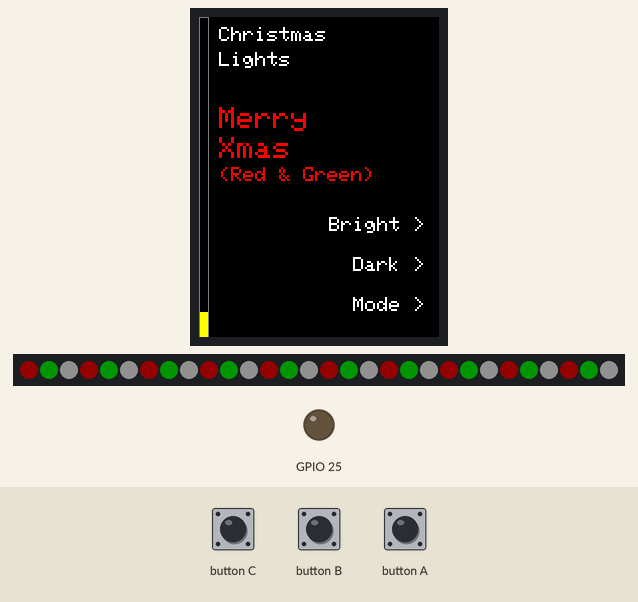
A program run on a simulated ESP32. Shown: 240×320 colour display, 30 RGB LEDs in strip order, left to right, output pins drawn as LEDs (lit = HIGH). The inputs (shaded band) are chosen by the test bench. Dim RGB values are drawn brighter than linear; random numbers use the default seed unless the program sets one.

Above: at 0.93 s.
1.5 s: button A pressed for 0.15 s
At 2.16 s:
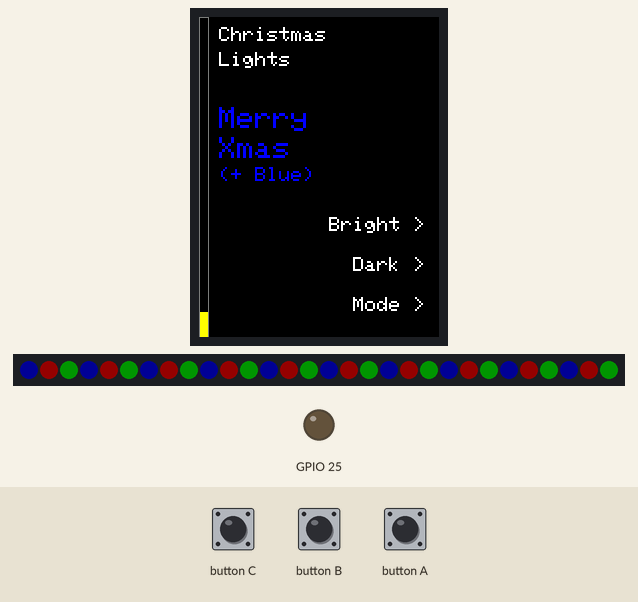
2.2 s: button A pressed for 1 s
At 2.38 s:
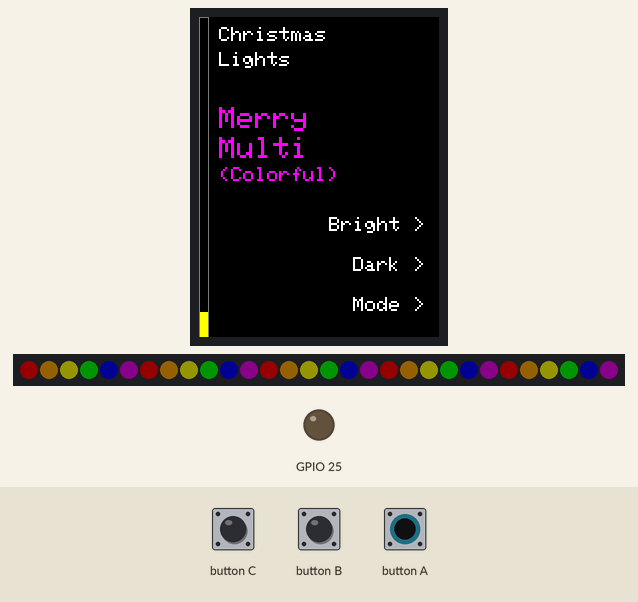
3.8 s: button A pressed for 0.15 s
At 4.3 s:
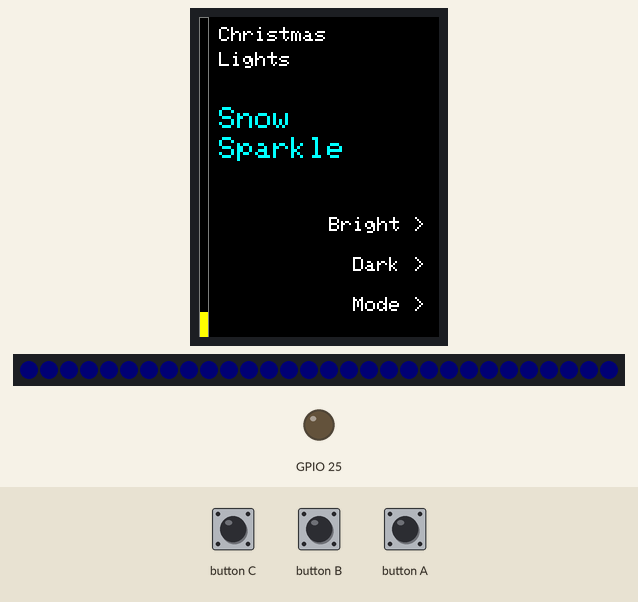
4.5 s: button C pressed for 0.15 s
5.2 s: button B pressed for 0.15 s
5.9 s: button A pressed for 3.2 s
At 6.03 s:
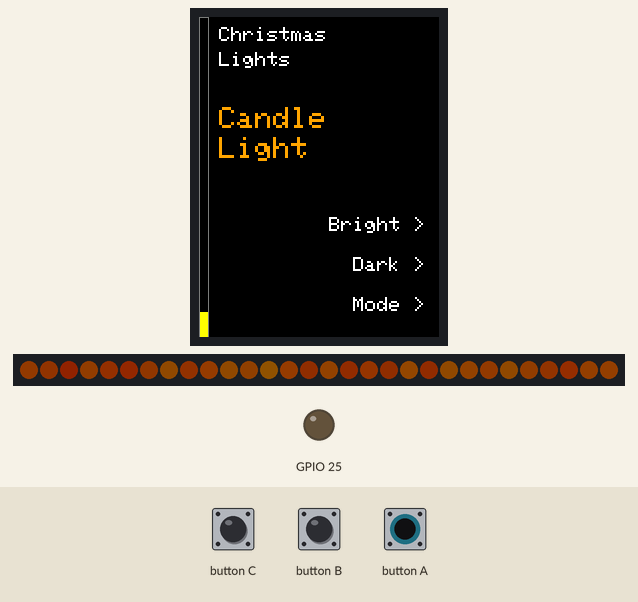

The program:

main.cpp
```cpp
/**
 * M5Stack Basic + NeoPixel Christmas Illumination
 * * 機能 (ユーザー指定のボタン配置: 上からC, B, A):
 * - ボタンC (上): 明るさアップ
 * - ボタンB (中): 明るさダウン
 * - ボタンA (下): モード切り替え
 * * 画面設定: Rotation 2 (縦画面、ガイド右側)
 * * 更新: 明るさバーを縦方向に変更（画面左端）
 */

#include <M5Stack.h>
#include <Adafruit_NeoPixel.h>

// ==========================================
// 設定エリア
// ==========================================
// GPIO 21（Port Aの赤いコネクタのピンを使用可能）
#define PIN            21
#define NUM_LEDS       30   // LEDの数 (ここで定数指定)
#define DEFAULT_BRIGHT 20   // 初期の明るさ (0-255)

// NeoPixelインスタンスの作成
Adafruit_NeoPixel pixels(NUM_LEDS, PIN, NEO_GRB + NEO_KHZ800);

// モード定義
enum Mode {
  MODE_MERRY_XMAS = 0,      // 赤と緑
  MODE_MERRY_XMAS_BLUE,     // 赤と緑と青
  MODE_MERRY_XMAS_MULTI,    // カラフル
  MODE_SNOW_SPARKLE,        // 白ベースにキラキラ（ふわっとVer）
  MODE_CANDLE,              // 暖色のゆらぎ
  MODE_OFF,                 // 消灯
  MODE_COUNT                // モード数カウント用
};

int currentMode = MODE_MERRY_XMAS;
int currentBrightness = DEFAULT_BRIGHT;
unsigned long lastUpdate = 0;

// Snow Sparkle用の状態管理配列
float sparkleLevel[NUM_LEDS];
float sparkleStep[NUM_LEDS];

// 関数プロトタイプ宣言
void drawScreen();
void effectMerryXmas();
void effectMerryXmasBlue();
void effectMerryXmasMulti();
void effectSnowSparkle();
void effectCandle();
void clearLeds();
void resetSparkleVars();

void setup() {
  // LCD, SD, Serialは有効、I2Cは無効(false)にして干渉を避ける
  M5.begin(true, true, true, false);
  M5.Power.begin();

  // スピーカーのDAC出力無効化
  dacWrite(25, 0);

  // 画面の向きを設定: 2
  M5.Lcd.setRotation(2);

  // ピンを出力モードに設定
  pinMode(PIN, OUTPUT);

  pixels.begin();
  pixels.setBrightness(currentBrightness);
  pixels.clear();
  pixels.show(); // 初期化時は消灯

  // 変数初期化
  resetSparkleVars();

  drawScreen();
}

void loop() {
  M5.update();

  // --- ボタン操作 ---
  // 物理配置: 上からBtnC, BtnB, BtnAの順

  // ボタンC (一番上): 明るくする
  if (M5.BtnC.wasPressed()) {
    currentBrightness = min(255, currentBrightness + 5);
    pixels.setBrightness(currentBrightness);
    pixels.show();
    drawScreen();
  }

  // ボタンB (真ん中): 暗くする
  if (M5.BtnB.wasPressed()) {
    currentBrightness = max(5, currentBrightness - 5);
    pixels.setBrightness(currentBrightness);
    pixels.show();
    drawScreen();
  }

  // ボタンA (一番下): モード変更
  if (M5.BtnA.wasPressed()) {
    currentMode++;
    if (currentMode >= MODE_COUNT) {
      currentMode = 0;
    }
    drawScreen();
    // モード切り替え時に一度リセット・変数のクリア
    clearLeds();
    if (currentMode == MODE_SNOW_SPARKLE) {
      resetSparkleVars();
    }
  }

  // --- エフェクト処理 ---
  switch (currentMode) {
    case MODE_MERRY_XMAS:
      effectMerryXmas();
      break;
    case MODE_MERRY_XMAS_BLUE:
      effectMerryXmasBlue();
      break;
    case MODE_MERRY_XMAS_MULTI:
      effectMerryXmasMulti();
      break;
    case MODE_SNOW_SPARKLE:
      effectSnowSparkle();
      break;
    case MODE_CANDLE:
      effectCandle();
      break;
    case MODE_OFF:
      // 何もしない
      break;
  }
}

// --------------------------------------------------
// エフェクトロジック
// --------------------------------------------------

void resetSparkleVars() {
  for (int i = 0; i < NUM_LEDS; i++) {
    sparkleLevel[i] = 0;
    sparkleStep[i] = 0;
  }
}

// モード1: 赤と緑が流れる
void effectMerryXmas() {
  static int offset = 0;
  if (millis() - lastUpdate < 200) return;
  lastUpdate = millis();

  for (int i = 0; i < NUM_LEDS; i++) {
    if ((i + offset) % 3 == 0) {
      pixels.setPixelColor(i, pixels.Color(255, 0, 0)); // 赤
    } else if ((i + offset) % 3 == 1) {
      pixels.setPixelColor(i, pixels.Color(0, 255, 0)); // 緑
    } else {
      pixels.setPixelColor(i, pixels.Color(200, 200, 200)); // 白
    }
  }
  pixels.show();
  offset++;
  if (offset >= 3) offset = 0;
}

// モード2: 赤と緑と青が流れる
void effectMerryXmasBlue() {
  static int offset = 0;
  if (millis() - lastUpdate < 200) return;
  lastUpdate = millis();

  for (int i = 0; i < NUM_LEDS; i++) {
    // 3色のローテーション (赤 -> 緑 -> 青)
    if ((i + offset) % 3 == 0) {
      pixels.setPixelColor(i, pixels.Color(255, 0, 0)); // 赤
    } else if ((i + offset) % 3 == 1) {
      pixels.setPixelColor(i, pixels.Color(0, 255, 0)); // 緑
    } else {
      pixels.setPixelColor(i, pixels.Color(0, 0, 255)); // 青
    }
  }
  pixels.show();
  offset++;
  if (offset >= 3) offset = 0;
}

// モード3: マルチカラー (赤,緑,青,黄,紫,橙)
void effectMerryXmasMulti() {
  static int offset = 0;
  if (millis() - lastUpdate < 200) return;
  lastUpdate = millis();

  // 6色のパレット
  uint32_t colors[6] = {
    pixels.Color(255, 0, 0),   // 赤
    pixels.Color(255, 165, 0), // オレンジ
    pixels.Color(255, 255, 0), // 黄
    pixels.Color(0, 255, 0),   // 緑
    pixels.Color(0, 0, 255),   // 青
    pixels.Color(128, 0, 128)  // 紫
  };

  for (int i = 0; i < NUM_LEDS; i++) {
    int colorIndex = (i + offset) % 6;
    pixels.setPixelColor(i, colors[colorIndex]);
  }
  pixels.show();
  offset++;
  if (offset >= 6) offset = 0;
}

// モード4: 雪のきらめき（ふわっとVer）
void effectSnowSparkle() {
  if (millis() - lastUpdate < 20) return;
  lastUpdate = millis();

  if (random(100) < 2) {
    int i = random(NUM_LEDS);
    if (sparkleStep[i] == 0) {
      sparkleStep[i] = 3.0;
    }
  }

  for (int i = 0; i < NUM_LEDS; i++) {
    int baseR = 10;
    int baseG = 10;
    int baseB = 20;

    if (sparkleStep[i] != 0) {
      sparkleLevel[i] += sparkleStep[i];
      if (sparkleLevel[i] >= 255.0) {
        sparkleLevel[i] = 255.0;
        sparkleStep[i] = -3.0;
      }
      else if (sparkleLevel[i] <= 0.0) {
        sparkleLevel[i] = 0.0;
        sparkleStep[i] = 0;
      }
    }
    int r = constrain(baseR + (int)sparkleLevel[i], 0, 255);
    int g = constrain(baseG + (int)sparkleLevel[i], 0, 255);
    int b = constrain(baseB + (int)sparkleLevel[i], 0, 255);

    pixels.setPixelColor(i, pixels.Color(r, g, b));
  }
  pixels.show();
}

// モード5: キャンドル（暖色のゆらぎ）
void effectCandle() {
  if (millis() - lastUpdate < 100) return;
  lastUpdate = millis();

  for(int i=0; i<NUM_LEDS; i++) {
    int r = random(200, 255);
    int g = random(50, 120);
    int b = 0;
    pixels.setPixelColor(i, pixels.Color(r, g, b));
  }
  pixels.show();
}

void clearLeds() {
  pixels.clear();
  pixels.show();
}

// --------------------------------------------------
// UI描画
// --------------------------------------------------
void drawScreen() {
  M5.Lcd.fillScreen(BLACK);
  M5.Lcd.setTextColor(WHITE);

  // 縦画面レイアウト (240x320)

  // タイトル
  M5.Lcd.setTextSize(2);
  M5.Lcd.setCursor(20, 10); // 左端にバーが入るので少し右へ
  M5.Lcd.println("Christmas");
  M5.Lcd.setCursor(20, 35);
  M5.Lcd.println("Lights");

  // 現在のモード表示
  M5.Lcd.setTextSize(3);
  int yMode = 90;
  int xMode = 20; // 左マージン確保
  M5.Lcd.setCursor(xMode, yMode);

  switch (currentMode) {
    case MODE_MERRY_XMAS:
      M5.Lcd.setTextColor(RED);
      M5.Lcd.println("Merry");
      M5.Lcd.setCursor(xMode, yMode + 30);
      M5.Lcd.println("Xmas");
      M5.Lcd.setTextSize(2);
      M5.Lcd.setCursor(xMode, yMode + 60);
      M5.Lcd.println("(Red & Green)");
      break;
    case MODE_MERRY_XMAS_BLUE:
      M5.Lcd.setTextColor(BLUE);
      M5.Lcd.println("Merry");
      M5.Lcd.setCursor(xMode, yMode + 30);
      M5.Lcd.println("Xmas");
      M5.Lcd.setTextSize(2);
      M5.Lcd.setCursor(xMode, yMode + 60);
      M5.Lcd.println("(+ Blue)");
      break;
    case MODE_MERRY_XMAS_MULTI:
      M5.Lcd.setTextColor(MAGENTA);
      M5.Lcd.println("Merry");
      M5.Lcd.setCursor(xMode, yMode + 30);
      M5.Lcd.println("Multi");
      M5.Lcd.setTextSize(2);
      M5.Lcd.setCursor(xMode, yMode + 60);
      M5.Lcd.println("(Colorful)");
      break;
    case MODE_SNOW_SPARKLE:
      M5.Lcd.setTextColor(CYAN);
      M5.Lcd.println("Snow");
      M5.Lcd.setCursor(xMode, yMode + 30);
      M5.Lcd.println("Sparkle");
      break;
    case MODE_CANDLE:
      M5.Lcd.setTextColor(ORANGE);
      M5.Lcd.println("Candle");
      M5.Lcd.setCursor(xMode, yMode + 30);
      M5.Lcd.println("Light");
      break;
    case MODE_OFF:
      M5.Lcd.setTextColor(DARKGREY);
      M5.Lcd.println("OFF");
      break;
  }

  // 操作ガイド
  M5.Lcd.setTextSize(2);
  M5.Lcd.setTextColor(WHITE);

  // 右寄せのためのX座標
  int guideX = 130;

  // 一番上 (BtnC) -> Bright
  M5.Lcd.setCursor(guideX, 200);
  M5.Lcd.print("Bright >");

  // 真ん中 (BtnB) -> Dark
  M5.Lcd.setCursor(guideX + 24, 240);
  M5.Lcd.print("Dark >");

  // 一番下 (BtnA) -> Mode
  M5.Lcd.setCursor(guideX + 24, 280);
  M5.Lcd.print("Mode >");

  // 明るさバー (縦方向・左端)
  // 幅8px, 高さ最大320px
  int barHeight = map(currentBrightness, 0, 255, 0, 320);

  // 枠線（目安）
  M5.Lcd.drawRect(0, 0, 10, 320, DARKGREY);

  // 中身（下から上へ）
  // 描画開始Y座標 = 320(下端) - 高さ
  if (barHeight > 0) {
    M5.Lcd.fillRect(1, 320 - barHeight, 8, barHeight, YELLOW);
  }
}
```
